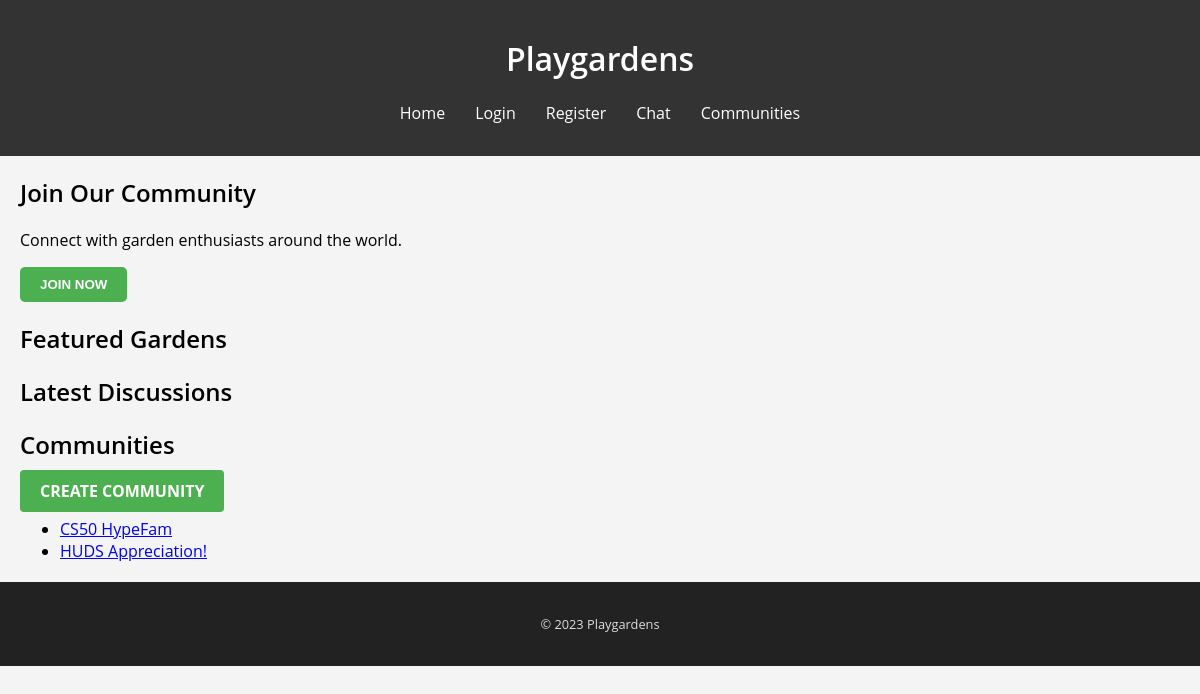
Before: / with the older database file.
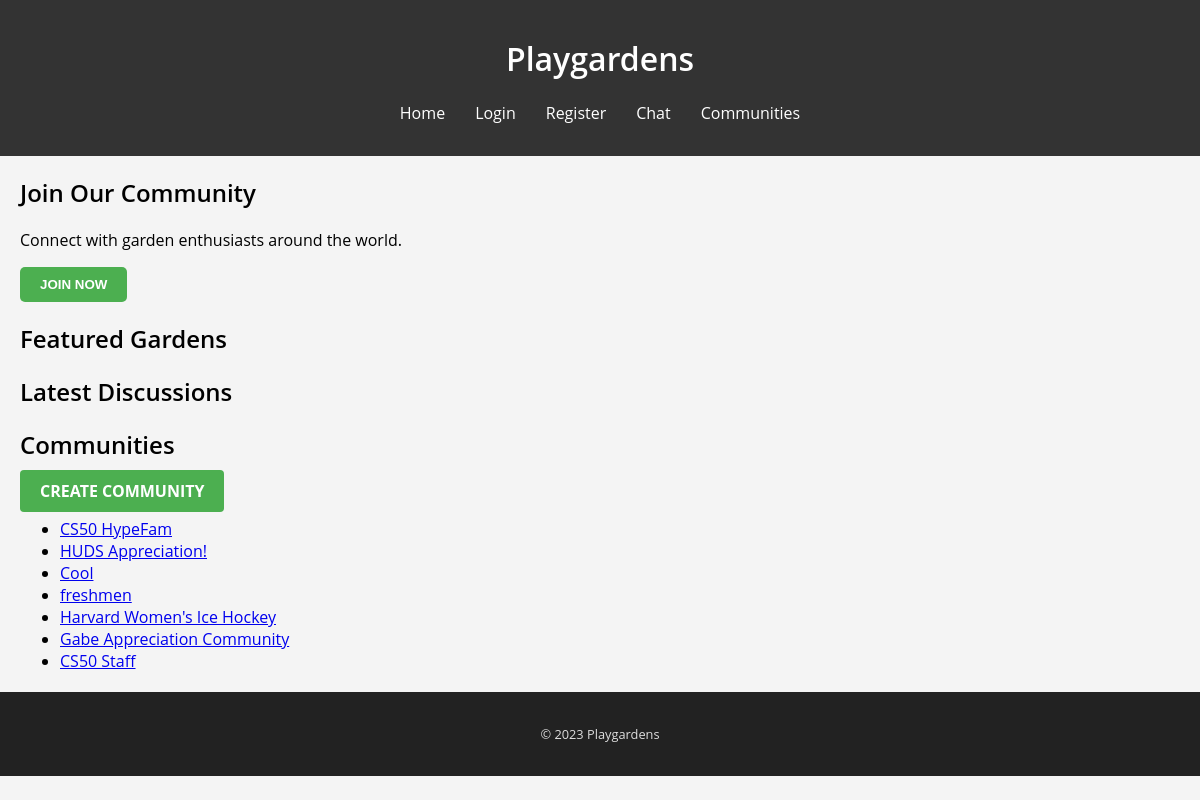
After: the same page with the newer database file.
### models.py (models this page shows)
class Community(db.Model):
    id = db.Column(db.Integer, primary_key=True)
    name = db.Column(db.String(100), nullable=False, unique=True)
    description = db.Column(db.Text, nullable=False)
    posts = db.relationship('Post', backref='community', lazy=True)
    members = db.relationship('User', secondary=membership_table, backref='communities')

### app.py (the view)
@app.route('/')
def home():
    communities = Community.query.all()
    return render_template('home.html', communities=communities)

### app.py (called while the page is built)
@app.before_request
def load_user():
    user_id = session.get('user_id')
    if user_id is not None:
        g.user = User.query.get(user_id)
    else:
        g.user = None

### templates/home.html (shortened to what this page needs)
<!DOCTYPE html>
<html lang="en">
<head>
    <link rel="stylesheet" href="{{ url_for('static', filename='css/style.css') }}">
</head>
<body>
    <header>
        <h1>Playgardens</h1>
        <nav>
          <ul>
            <li><a href="/">Home</a></li>
            {% if 'user_id' in session %}
                <li><a href="/profile">Profile</a></li>
                <li><a href="/logout">Logout</a></li>
            {% else %}
                <li><a href="/login">Login</a></li>
                <li><a href="/register">Register</a></li>
            {% endif %}
            <li><a href="/chat">Chat</a></li>
            <li><a href="/communities">Communities</a></li>
          </ul>
        </nav>
      </header>
    <main>
        <section class="cta-section">
            <h2>Join Our Community</h2>
            <p>Connect with garden enthusiasts around the world.</p>
            <a href = "/register"> <button class="cta-button">Join Now</button> </a>
        </section>
        <section>
            <h2>Featured Gardens</h2>
        </section>
        <section>
            <h2>Latest Discussions</h2>
        </section>
        <section>
            <h2>Communities</h2>
            <a href="{{ url_for('create_community') }}" class="btn btn-primary">Create Community</a>
            <ul>
                {% for community in communities %}
                <li><a href="{{ url_for('community', community_id=community.id) }}">{{ community.name }}</a></li>
                {% endfor %}
            </ul>
        </section>
    </main>
    <footer>
        <p>© 2023 Playgardens</p>
    </footer>
</body>
</html>

Changed rows visible on the page:
added Community: name "Cool"
added Community: name "freshmen"
added Community: name "Harvard Women's Ice Hockey"
added Community: name "Gabe Appreciation Community"
added Community: name "CS50 Staff"
